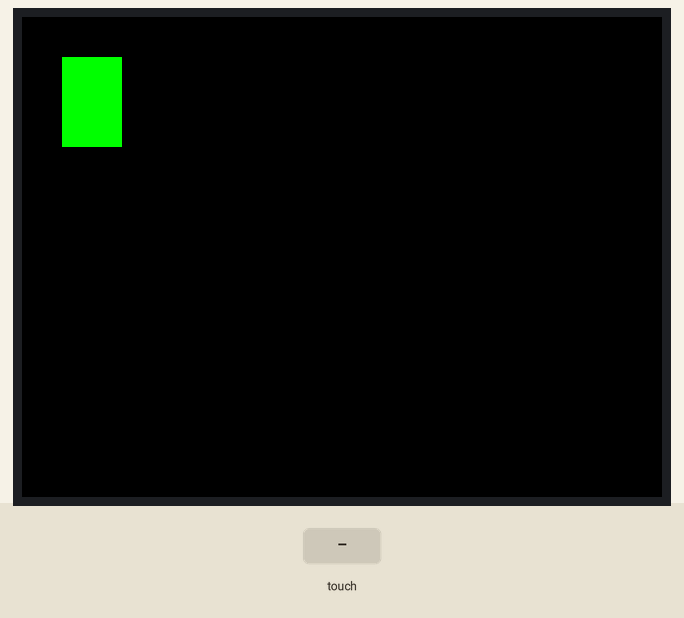
Bench run of a sketch on a simulated Arduino Uno, built with avr-gcc and run on an emulated ATmega328P. Parts: 320×240 colour display. The test bench sets the inputs (shaded band). What the sketch prints to the serial monitor is not drawn.

Above: at 1.7 s.
1.8 s: touch panel pressed at 13 % / 10 % of its raw x / y range
Timing chart, 0 to 4.8 s (numbered marks = the images above; inputs shaded):
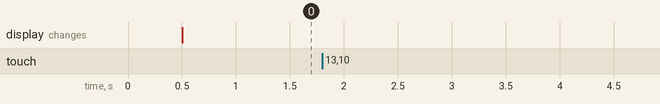

Measured:
- after the input at 1.8 s, every drawn part: stays the same

The sketch:

ArduinoTouchScreenTest.ino
```cpp
#include <Adafruit_GFX.h>
#include <MCUFRIEND_kbv.h>
#include <SPI.h>
#include <TouchScreen.h>

#define BLACK   0x0000
#define BLUE    0x001F
#define RED     0xF800
#define GREEN   0x07E0
#define CYAN    0x07FF
#define MAGENTA 0xF81F
#define YELLOW  0xFFE0
#define WHITE   0xFFFF

#define YP A1  // must be an analog pin, use "An" notation!   2      1
#define XM A2  // must be an analog pin, use "An" notation!   3      2
#define YM 7   // can be a digital pin                        8      7
#define XP 6   // can be a digital pin                        9      6
#define TS_MINX 180
#define TS_MINY 240
#define TS_MAXX 950
#define TS_MAXY 820
#define MINPRESSURE 10
#define MAXPRESSURE 1000

TouchScreen ts = TouchScreen(XP, YP, XM, YM, 300);
MCUFRIEND_kbv tft;
uint16_t ID;

void setup()
{
	tft.reset();
	ID = tft.readID();
	if (ID == 0x00D3) ID = 0x9486; // write-only shield
	tft.begin(ID);
	tft.setRotation(-1);
	tft.fillScreen(BLACK);
	tft.invertDisplay(false);
	tft.fillRect(20, 20, 30, 45, GREEN);

	Serial.begin(9600);
}


void loop()
{
	Serial.println(ARDUINO);
	// a point object holds x y and z coordinates
	TSPoint p = ts.getPoint();

	// we have some minimum pressure we consider 'valid'
	// pressure of 0 means no pressing!
	if (p.z > MINPRESSURE && p.z < MAXPRESSURE) {
		Serial.print("X = "); Serial.print(p.x);
		Serial.print("\tY = "); Serial.print(p.y);
		Serial.print("\tPressure = "); Serial.println(p.z);
	}
}
```

sloeber.ino.cpp
```cpp
#ifdef __IN_ECLIPSE__
//This is a automatic generated file
//Please do not modify this file
//If you touch this file your change will be overwritten during the next build
//This file has been generated on 2018-06-26 19:03:55

#include "Arduino.h"
#include <Adafruit_GFX.h>
#include <MCUFRIEND_kbv.h>
#include <SPI.h>
#include <TouchScreen.h>

void setup() ;
void loop() ;

#include "ArduinoTouchScreenTest.ino"


#endif
```
